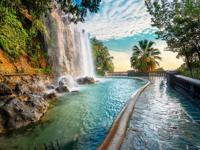
#> input picture tests/data/test-decrypted.jpg, 200 x 150 px
$ python -i service.py   (imports and definitions only)
#> lines starting #> are read from the running program, lines starting #| are printed output that depends on the picture
import io
import PIL
from PIL import Image, ExifTags
import base64
import logging
logger = logging.getLogger(__name__)

class ImageProcessingService:

    def __init__(self,
                 thumbnail_width_size: int=400,
                 thumbnail_height_size: int=200):
        self.thumbnail_width_size = thumbnail_width_size
        self.thumbnail_height_size = thumbnail_height_size

    def get_image_thumbnail_bytes(self, image_file) -> bytes:
#> called with image_file = '../../tests/data/test-decrypted.jpg'
        try:
            temp_image = Image.open(image_file)
#> temp_image is the input picture: PIL image 200x150 RGB; mean R, G, B 118.6, 125.5, 111.1
            exif_dict = temp_image._getexif()
            exif_dict = ImageProcessingService.parse_exif(exif_dict)
            temp_image = ImageProcessingService.rotate_image(temp_image)
            exif=None
            if "exif" in temp_image.info:
                exif = temp_image.info['exif']

            w,h = temp_image.size
#> w = 200; h = 150
            image_aspect_ratio = h/w
#> image_aspect_ratio = 0.75
            image_format = temp_image.format
#> image_format = 'JPEG'
            if image_format is None:
                image_format="JPEG"
            temp_image = temp_image.resize((self.thumbnail_width_size, int(self.thumbnail_width_size*image_aspect_ratio)))
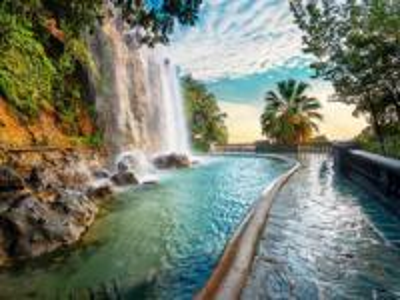
#> temp_image: PIL image 400x300 RGB; mean R, G, B 118.6, 125.5, 111.1
            thumbnail_w,thumbnail_h = temp_image.size
#> thumbnail_w = 400; thumbnail_h = 300
            mem_file = io.BytesIO()
            if exif:
                temp_image.save(mem_file, format=image_format, exif=exif)
            else:
                temp_image.save(mem_file, format=image_format)
            image_byte_array = mem_file.getvalue()
            mem_file.close()
            # target_file = io.StringIO()
            # temp_image.save(target_file)
            # temp_image.close()
            return image_byte_array, (w,h), (thumbnail_w, thumbnail_h),exif_dict
        except Exception as err:
            raise Exception(f"Failed to create thumbnail to image: {str(err)}")

    @staticmethod
    def parse_exif(exif) -> dict:
        if exif is None:
            return None
        tagged_exif = {ExifTags.TAGS[key]:value for key,value in exif.items()}
        floating_exif = {key:float(value.real) for key,value in tagged_exif.items() if type(value)==PIL.TiffImagePlugin.IFDRational}
        binary_exif = {key:value.decode() for key,value in tagged_exif.items() if type(value)==bytes}
        tagged_exif.update(floating_exif)
        tagged_exif.update(binary_exif)

        return tagged_exif


    @staticmethod
    def rotate_image(image: Image) -> str:
        try:
            for orientation in ExifTags.TAGS.keys():
                if ExifTags.TAGS[orientation]=="Orientation":
                    break

            exif = image._getexif()

            if exif[orientation] == 3:
                image=image.rotate(180, expand=True)
            elif exif[orientation] == 6:
                image=image.rotate(270, expand=True)
            elif exif[orientation] == 8:
                image=image.rotate(90, expand=True)

            return image

        except (AttributeError, KeyError, IndexError, TypeError):
            logger.info("Image doesn't have tags :(")
            return image
            pass


>>> result = ImageProcessingService().get_image_thumbnail_bytes('../../tests/data/test-decrypted.jpg')
